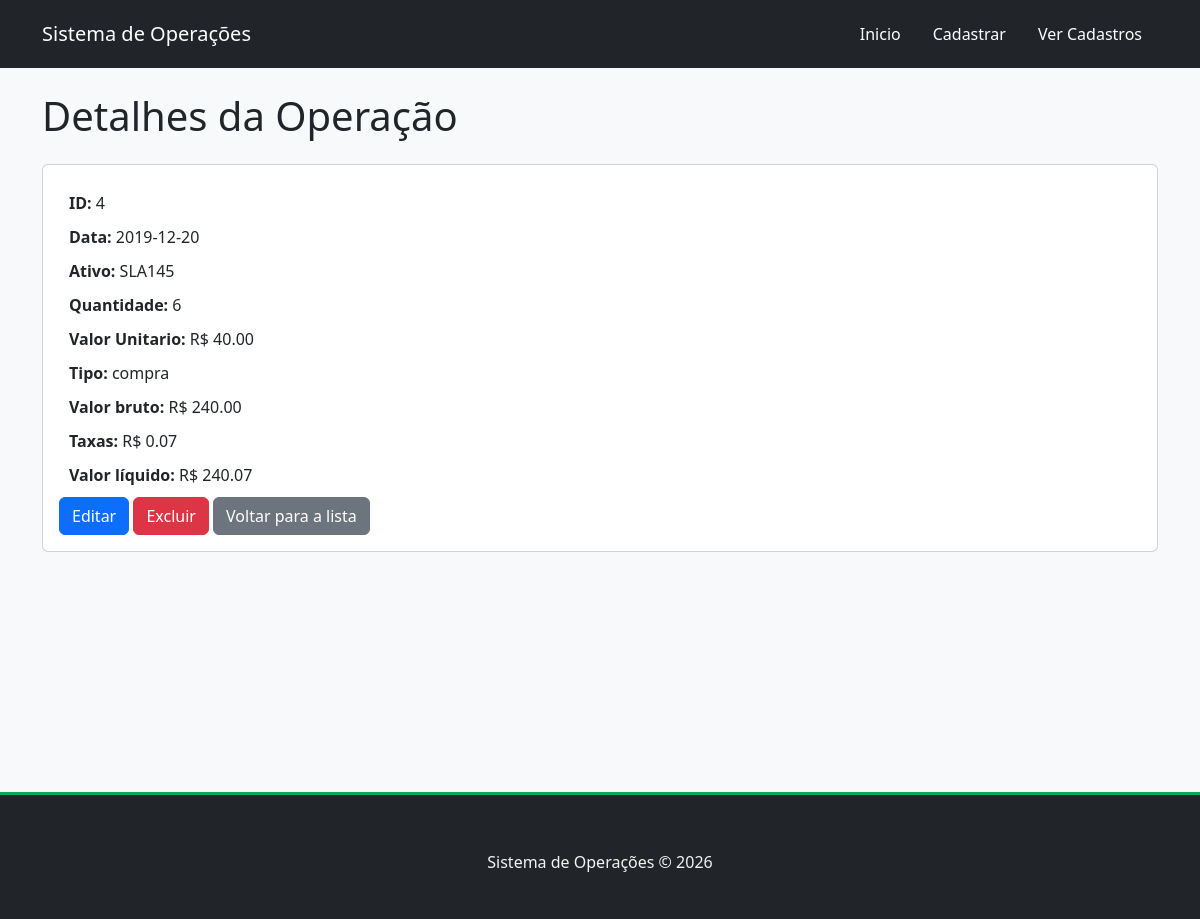
Page /operacoes/4 on the committed database.
### tables this page shows
CREATE TABLE operacoes (
    id INTEGER PRIMARY KEY AUTOINCREMENT,
    data TEXT NOT NULL, 
    ativo TEXT NOT NULL,
    quantidade INTEGER NOT NULL,
    valor_unitario REAL NOT NULL,
    tipo_operacao TEXT NOT NULL,
    valor_bruto REAL NOT NULL,
    taxas REAL NOT NULL,
    valor_liquido REAL NOT NULL
);

### controllers/operacao_controller.py (the view)
def detalhes(id):
    operacao = Operacao.buscar_id(id)
    if operacao is None:
        flash('Operaçãop não encontrada.', 'danger')
        return redirect(url_for('listar'))
    return render_template('detalhes.html', operacao=operacao)

### daos/operacao_dao.py (called while the page is built)
    def _dados_dict(self, row):
        return{
            'id': row['id'],
            'data': row['data'],
            'ativo': row['ativo'],
            'quantidade': row['quantidade'],
            'valor_unitario': row['valor_unitario'],
            'tipo_operacao': row['tipo_operacao'],
            'valor_bruto': row['valor_bruto'],
            'taxas': row['taxas'],
            'valor_liquido': row['valor_liquido'],
        }

    def buscar_id(self, id):
        db = SQLiteDB()
        db.conectar()
        query = 'SELECT * FROM operacoes WHERE id = ?'
        resultado = db.consultar(query, (id,)) #(id,) é uma tupla com um único elemento.
        db.desconectar()
        if resultado:
            return self._dados_dict(resultado[0])
        return None

### database/sqlitedb.py (called while the page is built)
    def conectar(self): #Abre a conexao com o BD
        self.conn = sqlite3.connect(self.DB_FILE)
        self.conn.row_factory =  sqlite3.Row #permite acessar os dados retornados pelo banco pelo nome da coluna
        self.cursor = self.conn.cursor()

    def desconectar(self): #fecha a conexao com o BD
        if self.conn:
            self.conn.close()
            self.conn = None
            self.cursor = None

    def consultar(self, query, params=()): #executa consultas como SELECT e devolve os registros.
        try:
            self.cursor.execute(query, params)
            return self.cursor.fetchall()
        except sqlite3.Error as erro:
            print('Erro ao consultar: ', erro)
            return None

### models/operacao.py (called while the page is built)
    @staticmethod
    def buscar_id(id):
        dao = OperacaoDAO()
        return dao.buscar_id(id)

### templates/detalhes.html (shortened to what this page needs)
{% extends 'base.html' %}
{% block conteudo %}
<h1 class="mb-4">Detalhes da Operação</h1>
<div class="card">
    <div class="card-body">
        <p><strong>ID: </strong>{{ operacao['id'] }}</p>
        <p><strong>Data: </strong>{{ operacao['data'] }}</p>
        <p><strong>Ativo: </strong>{{ operacao['ativo'] }}</p>
        <p><strong>Quantidade: </strong>{{ operacao['quantidade'] }}</p>
        <p><strong>Valor Unitario: </strong>
        R$ {{ '%.2f'|format(operacao['valor_unitario']) }}
        </p>
        <p><strong>Tipo: </strong>{{ operacao['tipo_operacao'] }}</p>
        <p>
            <strong>Valor bruto: </strong>
            R$ {{ "%.2f"|format(operacao["valor_bruto"]) }}
        </p>
        <p>
            <strong>Taxas: </strong>
            R$ {{ "%.2f"|format(operacao["taxas"]) }}
        </p>
        <p>
            <strong>Valor líquido: </strong>
            R$ {{ "%.2f"|format(operacao["valor_liquido"]) }}
        </p>
        <a href="{{ url_for('editar', id=operacao['id']) }}" class="btn btn-primary">
            Editar
        </a>
        <form action="{{ url_for('excluir', id=operacao['id']) }}" method="POST" style="display: inline;"
        onsubmit="return confirm('Tem certeza que deseja excluir esta operação?')">
        <button type="submit" class="btn btn-danger">Excluir</button>
        </form>
        <a href="{{ url_for('listar') }}" class="btn btn-secondary">
            Voltar para a lista
        </a>
    </div>
</div>
{% endblock %}

### static/css/style.css (style rules this page uses)
body { display: flex; flex-direction: column; }
h2, p { margin: 10px; }

### rows in the picture
operacoes: id "4", data "2019-12-20", ativo "SLA145", quantidade "6", valor_unitario "40.00", tipo_operacao "compra", valor_bruto "240.00", taxas "0.07", valor_liquido "240.07"
